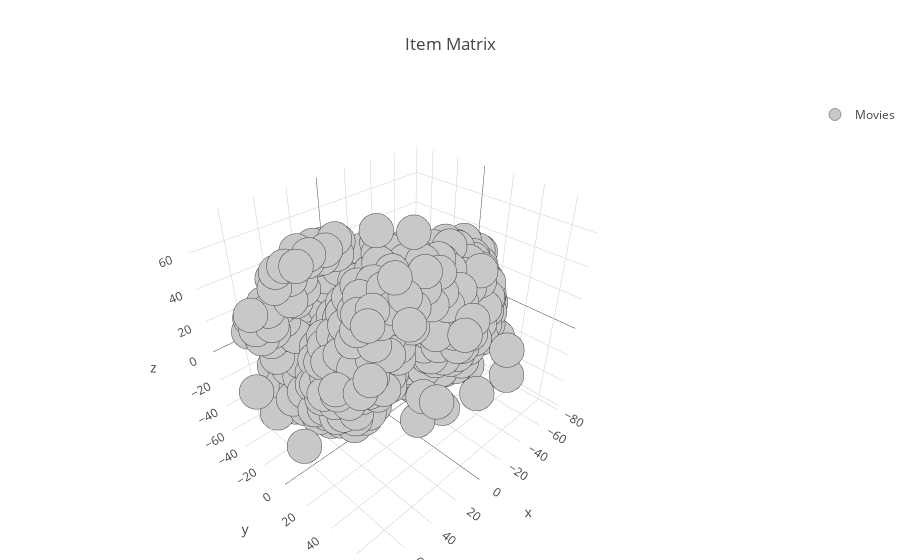

Source (notebook cell):
### Code cell
Y_tsne
trace0 = go.Scatter3d(
    x=Y_tsne[:, 0],
    y=Y_tsne[:, 1],
    z=Y_tsne[:, 2],
    name='Movies',
    mode='markers',
    text=item_info,
    marker=dict(
        color='rgb(200, 200, 200)',
        size=12,
        line=dict(
            #color='rgba(60,60,60)',
            width=0.5
        ),
        #opacity=0.8
    )
)




data = [trace0]
layout = go.Layout(
    showlegend=True,
    title='Item Matrix',
    margin=dict(
    l=0,
    r=0,
    b=0,
    t=-2
    ),


)

fig1 = go.Figure(data=data, layout=layout)
#py.iplot(fig1, filename='AllItems')
iplot(fig1)

### Figure 1 — Plotly figure (JSON) as saved in the notebook; plotly's stock layout.template omitted (floating-point values rounded to 4 significant figures; data arrays with more than 128 entries replaced by an {"elided": "..."} marker saying what was removed)
{"data": [{"marker": {"color": "rgb(200, 200, 200)", "line": {"width": 0.5}, "size": 12}, "mode": "markers", "name": "Movies", "text": {"elided": "603 str values"}, "type": "scatter3d", "x": {"elided": "603 float values"}, "y": {"elided": "603 float values"}, "z": {"elided": "603 float values"}}], "layout": {"margin": {"b": 0, "l": 0, "r": 0, "t": -2}, "showlegend": true, "title": "Item Matrix"}}
